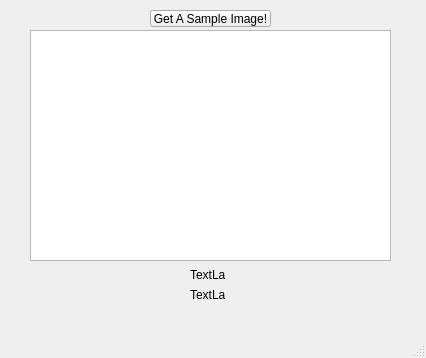
<?xml version="1.0" encoding="UTF-8"?>
<ui version="4.0">
 <class>MainWindow</class>
 <widget class="QMainWindow" name="MainWindow">
  <property name="geometry">
   <rect>
    <x>0</x>
    <y>0</y>
    <width>426</width>
    <height>358</height>
   </rect>
  </property>
  <property name="windowTitle">
   <string>MainWindow</string>
  </property>
  <widget class="QWidget" name="centralwidget">
   <widget class="QGraphicsView" name="graphicsView">
    <property name="geometry">
     <rect>
      <x>30</x>
      <y>30</y>
      <width>361</width>
      <height>231</height>
     </rect>
    </property>
   </widget>
   <widget class="QPushButton" name="pushButton">
    <property name="geometry">
     <rect>
      <x>150</x>
      <y>10</y>
      <width>121</width>
      <height>17</height>
     </rect>
    </property>
    <property name="text">
     <string>Get A Sample Image!</string>
    </property>
   </widget>
   <widget class="QLabel" name="label">
    <property name="geometry">
     <rect>
      <x>190</x>
      <y>270</y>
      <width>35</width>
      <height>10</height>
     </rect>
    </property>
    <property name="text">
     <string>TextLabel</string>
    </property>
   </widget>
   <widget class="QLabel" name="label_2">
    <property name="geometry">
     <rect>
      <x>190</x>
      <y>290</y>
      <width>35</width>
      <height>10</height>
     </rect>
    </property>
    <property name="text">
     <string>TextLabel</string>
    </property>
   </widget>
  </widget>
  <widget class="QMenuBar" name="menubar">
   <property name="geometry">
    <rect>
     <x>0</x>
     <y>0</y>
     <width>426</width>
     <height>18</height>
    </rect>
   </property>
  </widget>
  <widget class="QStatusBar" name="statusbar"/>
 </widget>
 <resources/>
 <connections/>
</ui>
